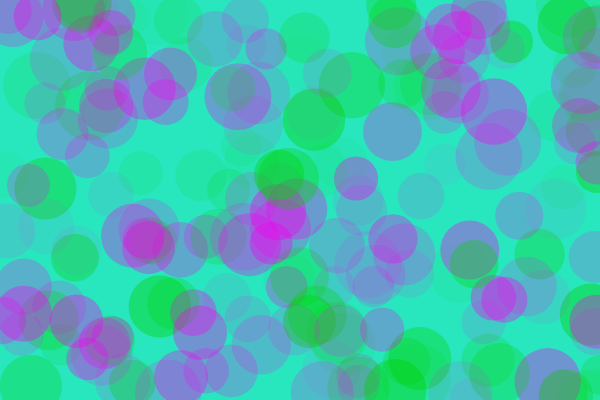
Frame 1 (no input)
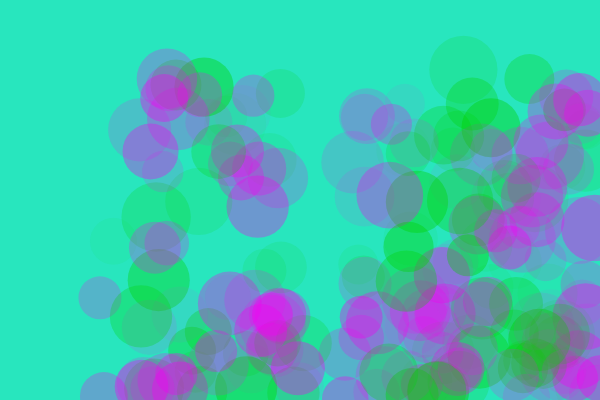
Frame 60 (no input)
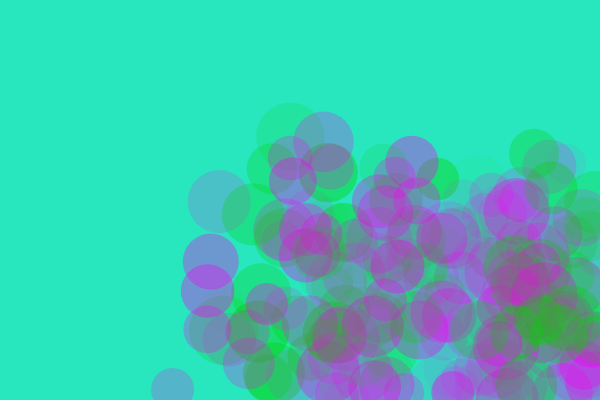
Frame 120 (the mouse pressed at the canvas centre since frame 60)

The p5.js sketch that drew these frames (run headless with seeded random() and noise() and a simulated clock; from frame 60 on, the mouse is pressed at the canvas centre):

// p5.js sketch
// ── sketch.js
 let numCircles = 200;          // número de círculos
let maxSize =  70;            // tamaño máximo de los círculos
let minSize = 40;             // tamaño mínimo de los círculos
let alphaValue = 10;         // transparencia
let circles = [];             // almacenar las posiciones y propiedades de los círculos

function setup() {
  createCanvas(600, 400);
  noStroke();
  
  // inicio círculos con posiciones, tamaños, colores y velocidades aleatorios
  for (let i = 0; i < numCircles; i++) {
    circles.push({
      x: random(width),
      y: random(height),
      size: random(minSize, maxSize),
      alpha: random(100, alphaValue),
      xSpeed: random(1, 3),
      ySpeed: random(1, 2),
      color: random() > 0.4 ? [250, 0, 240] : [210, 210, 0]  
     
    });
  }
}

function draw() {
  background(40, 230, 190); // fondo celeste claro
  
  for (let i = 0; i < numCircles; i++) {
    let circle = circles[i];

    // actualiza la posición del círculo
    circle.x += circle.xSpeed;
    circle.y += circle.ySpeed;
    
    // rebote en los bordes del lienzo
    if (circle.x > width || circle.x < 0) {
      circle.xSpeed *= -1;
    }
    if (circle.y > height || circle.y < 0) {
      circle.ySpeed *= -1;
    }

    // coloca el color morado con transparencia
    fill(circle.color[2], circle.color[1], circle.color[2], circle.alpha);

    // dibuja el círculo
    ellipse(circle.x, circle.y, circle.size);
  }
}
